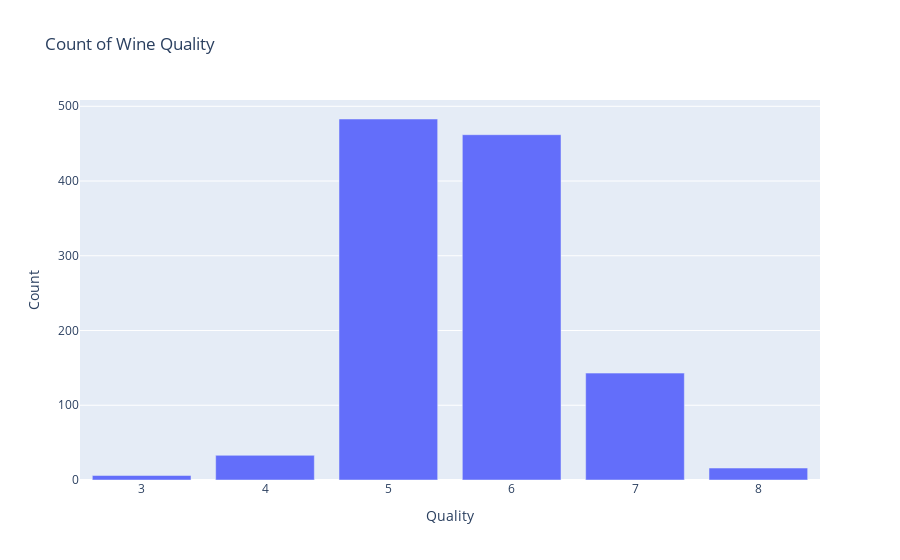

The notebook cell saved with this chart:
### Markdown cell above
### Plotting a Barplot on Categorical data in quality Feature

### Code cell
# Assuming 'data' is your DataFrame
# Plotly Countplot using Plotly Express
fig = px.bar(data['quality'].value_counts().reset_index(), 
             x='index', 
             y='quality',
             labels={'index': 'Quality', 'quality': 'Count'},
             title='Count of Wine Quality')

# Display the plot
fig.show()

# Display value counts of the 'quality' column
print(data['quality'].value_counts())

### Figure 1 — Plotly figure (JSON) as saved in the notebook; plotly's stock layout.template omitted (floating-point values rounded to 4 significant figures)
{"data": [{"alignmentgroup": "True", "hovertemplate": "Quality=%{x}<br>Count=%{y}<extra></extra>", "legendgroup": "", "marker": {"color": "#636efa", "pattern": {"shape": ""}}, "name": "", "offsetgroup": "", "orientation": "v", "showlegend": false, "textposition": "auto", "type": "bar", "x": [5, 6, 7, 4, 8, 3], "xaxis": "x", "y": [483, 462, 143, 33, 16, 6], "yaxis": "y"}], "layout": {"barmode": "relative", "legend": {"tracegroupgap": 0}, "title": {"text": "Count of Wine Quality"}, "xaxis": {"anchor": "y", "domain": [0, 1], "title": {"text": "Quality"}}, "yaxis": {"anchor": "x", "domain": [0, 1], "title": {"text": "Count"}}}}
